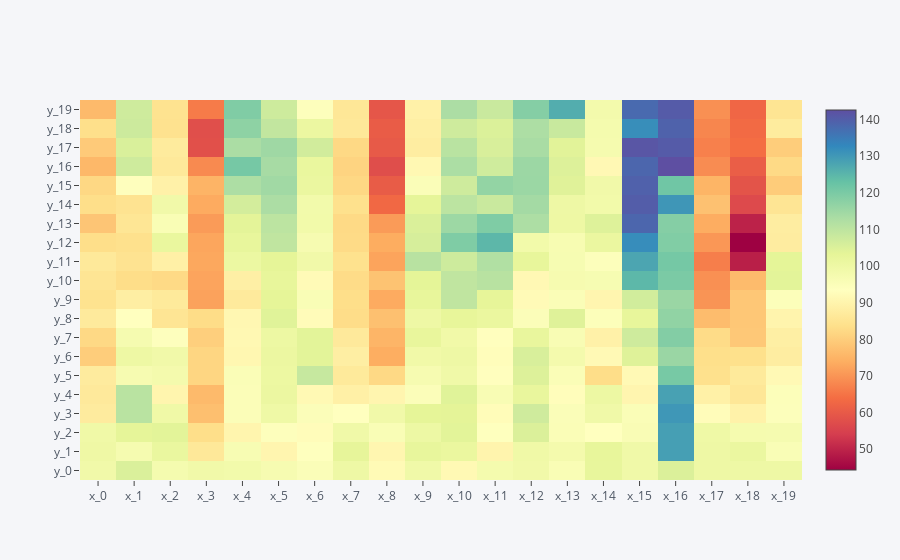

The notebook cell saved with this chart:
### Code cell
iplot(cf.datagen.heatmap(20,20).iplot(asFigure=True,kind='heatmap',colorscale='spectral',
                                filename='cufflinks/simple-heatmap'))

### Figure 1 — Plotly figure (JSON) as saved in the notebook; plotly's stock layout.template omitted (floating-point values rounded to 4 significant figures; data arrays with more than 128 entries replaced by an {"elided": "..."} marker saying what was removed)
{"data": [{"colorscale": [[0, "rgb(158,1,66)"], [0.1, "rgb(213,62,79)"], [0.2, "rgb(244,109,67)"], [0.3, "rgb(253,174,97)"], [0.4, "rgb(254,224,139)"], [0.5, "rgb(255,255,191)"], [0.6, "rgb(230,245,152)"], [0.7, "rgb(171,221,164)"], [0.8, "rgb(102,194,165)"], [0.9, "rgb(50,136,189)"], [1, "rgb(94,79,162)"]], "type": "heatmap", "uid": "397a7fb6-ff07-11e8-9e30-c49ded18145b", "x": ["x_0", "x_1", "x_2", "x_3", "x_4", "x_5", "x_6", "x_7", "x_8", "x_9", "x_10", "x_11", "x_12", "x_13", "x_14", "x_15", "x_16", "x_17", "x_18", "x_19"], "y": ["y_0", "y_1", "y_2", "y_3", "y_4", "y_5", "y_6", "y_7", "y_8", "y_9", "y_10", "y_11", "y_12", "y_13", "y_14", "y_15", "y_16", "y_17", "y_18", "y_19"], "z": {"elided": "20x20 float values"}, "zmax": 142.6, "zmin": 44.33}], "layout": {"legend": {"bgcolor": "#F5F6F9", "font": {"color": "#4D5663"}}, "paper_bgcolor": "#F5F6F9", "plot_bgcolor": "#F5F6F9", "titlefont": {"color": "#4D5663"}, "xaxis": {"gridcolor": "#E1E5ED", "showgrid": true, "tickfont": {"color": "#4D5663"}, "title": "", "titlefont": {"color": "#4D5663"}, "zerolinecolor": "#E1E5ED"}, "yaxis": {"gridcolor": "#E1E5ED", "showgrid": true, "tickfont": {"color": "#4D5663"}, "title": "", "titlefont": {"color": "#4D5663"}, "zerolinecolor": "#E1E5ED"}}}
